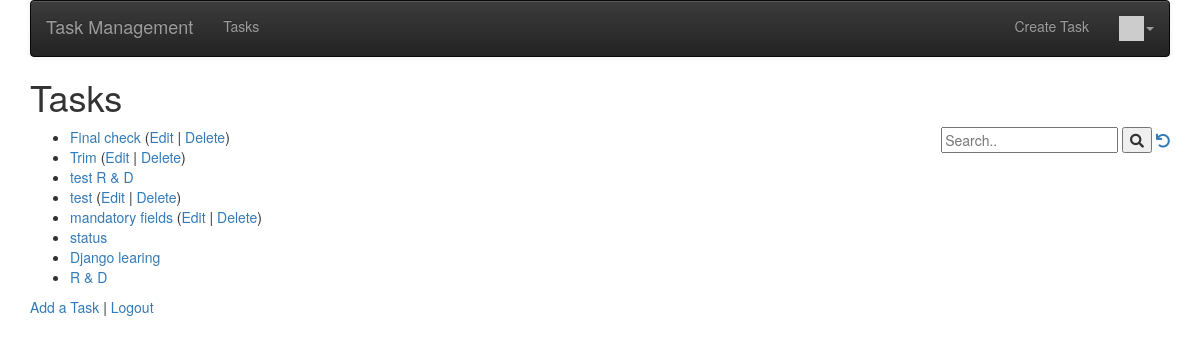
The page /tasks/ (signed in) on the database as committed earlier.
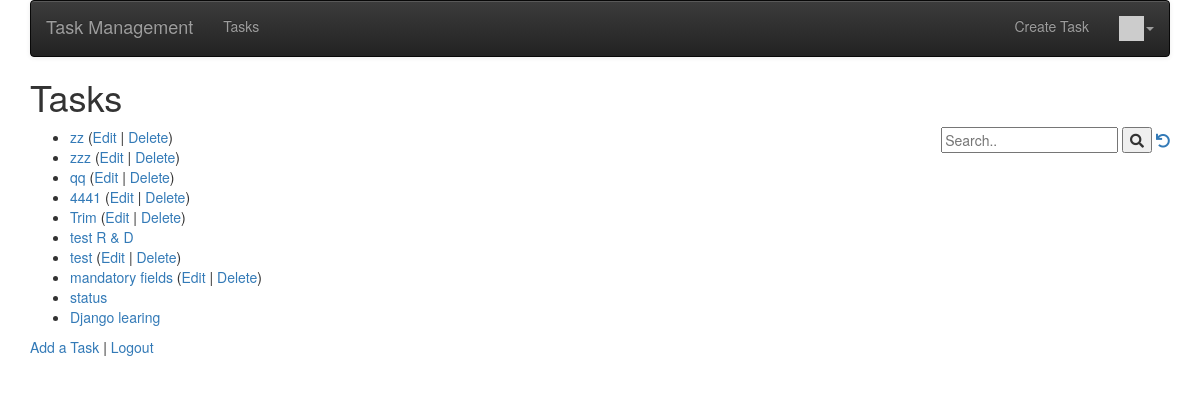
The same page on the database as committed later.
### task/models.py (models this page shows, shortened)
class Task(models.Model):
    title = models.CharField(
        max_length=200,
        validators=[MinLengthValidator(2, "Title must be greater than 2 characters")]
    )
    description = models.TextField()
    owner = models.ForeignKey('auth.User', on_delete=models.CASCADE)
    story_point = models.PositiveSmallIntegerField(null=True)
    created_at = models.DateTimeField(auto_now_add=True)
    updated_at = models.DateTimeField(auto_now=True)

### task/views.py (the view)
# urls.py: path('', views.TaskListView.as_view(), name='all'),
class TaskListView(APIView):
    queryset = Task.objects.all()
    renderer_classes = [TemplateHTMLRenderer]
    template_name = 'task/list.html'
    def get(self, request):
        strval = request.GET.get("search", False)
        if strval:
            query = Q(title__icontains=strval)
            query.add(Q(description__icontains=strval), Q.OR)
            tasks = (Task.objects.filter(query)).select_related().order_by('-updated_at')[:10]
        else:
            tasks = Task.objects.all().order_by('-updated_at')[:10]
        for obj in tasks:
            obj.natural_updated = naturaltime(obj.updated_at)
        ctx = {'task_list': tasks, 'search': strval}
        return Response(ctx)

### home/templatetags/app_tags.py (called while the page is built)
@register.filter(name='gravatar')
def gravatar(user, size=35):
    email = str(user.email.strip().lower()).encode('utf-8')
    email_hash = md5(email).hexdigest()
    url = "//www.gravatar.com/avatar/{0}?s={1}&d=identicon&r=PG"
    return url.format(email_hash, size)

### task/templates/task/list.html (shortened to what this page needs)
{% extends "base_menu.html" %}
{% block content %}
<h1>Tasks</h1>
<div style="float:right">
<form>
  <input type="text" placeholder="Search.." name="search"
  >
  <button type="submit"><i class="fa fa-search"></i></button>
<a href="{% url 'tasks:all' %}"><i class="fa fa-undo"></i></a>
</form>
</div>
<p>
{% if task_list %}
<ul>
  {% for task in task_list %}
    <li>
      <a href="{% url 'tasks:task_detail'  task.id %}">{{ task.title }}</a>
      {% if task.owner == user %}
        (<a href="{% url 'tasks:task_update' task.id %}">Edit</a> |
        <a href="{% url 'tasks:task_delete' task.id %}">Delete</a>)
      {% endif %}
    </li>
  {% endfor %}
</ul>
{% else %}
  <p>There are no task in the database.</p>
{% endif %}
</p>
<p>
<a href="{% url 'tasks:task_create' %}">Add a Task</a> |
{% if user.is_authenticated %}
<a href="{% url 'logout' %}?next={% url 'tasks:all' %}">Logout</a>
{% else %}
<a href="{% url 'login' %}?next={% url 'tasks:all' %}">Login</a>
{% endif %}
</p>
{% endblock %}

Rows that differ between the two databases and show on the page:
removed Task: title "Final check", shows "Edit"
no longer on this page (row unchanged): Task: title "R & D"
added Task: title "zz", shows "Edit"
added Task: title "zzz", shows "Edit"
added Task: title "qq", shows "Edit"
added Task: title "4441", shows "Edit"
